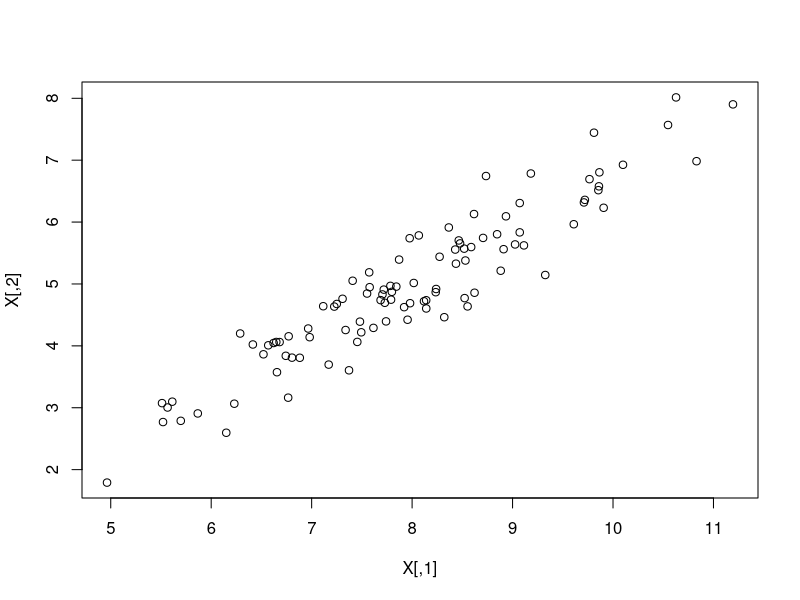

The R source for this figure: (Note: this script raises an error after producing the figure.)
## ---- chunk 1
knitr::opts_chunk$set(
  echo = TRUE,
  message = FALSE,
  warning = FALSE,
  comment = "#>"
)
## ---- chunk 2
library(MASS)

# Define mean vector and positive-definite covariance matrix
mu <- c(8, 5)
sigma <- matrix(c(2, 1.9, 
                  1.9, 2), nrow = 2)

# Generate 100 random samples
X <- mvrnorm(n = 100, mu = mu, Sigma = sigma)

plot(X)
## ---- chunk 3
#' Decorrelate vector by cholesky decomposition
#'
#' I grabbed the definition from here: https://en.wikipedia.org/wiki/Whitening_transformation#Definition
#' the code: NA handling, recycling, warnings, side effects.
#'
#' @param x vector of values to de-correlate
#' @param E variance covariance matrix of vector elements, should be a square matrix
#' @param center default is FALSE, whether to undo the centering of X (subtraction by mean), before returning
#' @return vector of decorrelated 
#' @export
#' @examples
#' cholesky_decorrelate(c(0,5), matrix(c(2, 0.3, 0.3, 2.3), nrow = 2))
cholesky_decorrelate <- function(x, E, center = F) {
  # Validate: type, length, missing values, empty input.
  stopifnot(is.numeric(x))
  stopifnot(is.numeric(E))
  #stopifnot(all(dim(E) == length(x)))
  #stopifnot(is.vector(x))
  # whitening operations need centered data
  #mu <- colMeans(x)
  # invert the matrix
  E_inv <- solve(E)
  # cholesky decomposition
  W = chol(E_inv)
  # transpose decomposed matrix
  # t(W) %*% W %*% E gives the identity matrix
  Wt <- t(W)
  # decorrelation
  y = Wt %*% (scale(x, center = T, scale = F)[1:nrow(X)])
  y <- as.vector(y)
  # Return decorrelated values with or without mean
  if(!center){
    return(y + mu)  
  } else{
    return(y)
  }
}

cholesky_decorrelate(X, sigma)

# test that data is decorrelated
for(i in 1:nrow(X)){
  z <- cholesky_decorrelate(X[i,], sigma)
  points(z[1], z[2], pch = 16)
}
